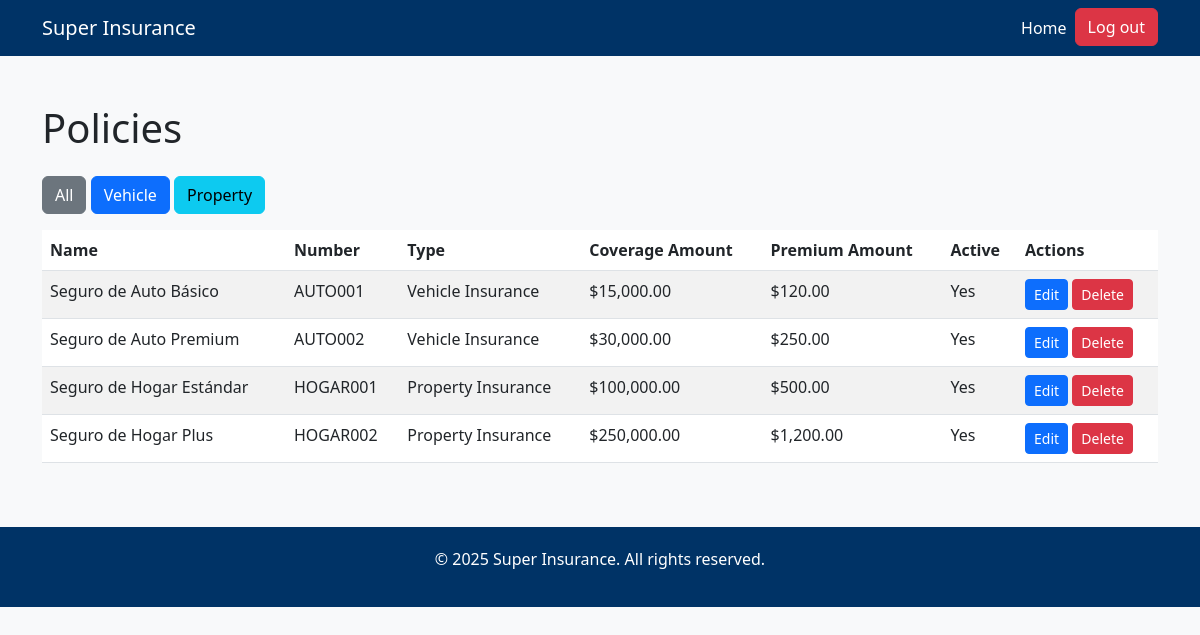
The page /company/policies/ (signed in) on the database its author committed.
### client/models.py (models this page shows, shortened)
class Policy(models.Model):
    POLICY_TYPES = [
        ('vehicle', 'Vehicle Insurance'),
        ('property', 'Property Insurance'),
    ]
    name = models.CharField(max_length=100)
    description = models.TextField()
    policy_number = models.CharField(max_length=50, unique=True)
    policy_type = models.CharField(max_length=20, choices=POLICY_TYPES, default='vehicle')
    coverage_amount = models.DecimalField(max_digits=12, decimal_places=2)
    premium_amount = models.DecimalField(max_digits=10, decimal_places=2)
    monthly_payment = models.DecimalField(max_digits=10, decimal_places=2, default=0.0)
    is_active = models.BooleanField(default=True)
    created_at = models.DateTimeField(auto_now_add=True)

### company/views.py (the view)
# urls.py: path('policies/', views.policies, name="policies"),
@login_required
@user_passes_test(is_admin)
def policies(request):
    policy_type = request.GET.get('policy_type')
    if policy_type:
        policies = Policy.objects.filter(policy_type=policy_type)
    else:
        policies = Policy.objects.all()
    return render(request, 'company/policies.html', {'policies': policies})

### company/views.py (called while the page is built)
def is_admin(user):
    return user.is_superuser

### company/templates/company/policies.html (shortened to what this page needs)
{% extends 'index.html' %}
{% load humanize %}
{% block content %}
<div class="container mt-5">
    <h1 class="mb-4">Policies</h1>
    <div class="mb-3">
        <a href="{% url 'company:policies' %}" class="btn btn-secondary">All</a>
        <a href="{% url 'company:policies' %}?policy_type=vehicle" class="btn btn-primary">Vehicle</a>
        <a href="{% url 'company:policies' %}?policy_type=property" class="btn btn-info">Property</a>
    </div>
    <table class="table table-striped">
        <thead>
            <tr>
                <th>Name</th>
                <th>Number</th>
                <th>Type</th>
                <th>Coverage Amount</th>
                <th>Premium Amount</th>
                <th>Active</th>
                <th>Actions</th>
            </tr>
        </thead>
        <tbody>
            {% for policy in policies %}
            <tr>
                <td>{{ policy.name }}</td>
                <td>{{ policy.policy_number }}</td>
                <td>{{ policy.get_policy_type_display }}</td>
                <td>${{ policy.coverage_amount|intcomma }}</td>
                <td>${{ policy.premium_amount|intcomma }}</td>
                <td>{{ policy.is_active|yesno:"Yes,No" }}</td>
                <td>
                    <a href="{% url 'company:edit_policy' policy.id %}" class="btn btn-primary btn-sm">Edit</a>
                    <a href="{% url 'company:delete_policy' policy.id %}" class="btn btn-danger btn-sm">Delete</a>
                </td>
            </tr>
            {% endfor %}
        </tbody>
    </table>
</div>
{% endblock %}

### templates/index.html (shortened to what this page needs)
<!DOCTYPE html>
<html lang="en">
  <head>
    <link
      href="https://cdn.jsdelivr.net/npm/bootstrap@5.3.0-alpha1/dist/css/bootstrap.min.css"
      rel="stylesheet"
    />
    <link
      rel="stylesheet"
      href="https://cdnjs.cloudflare.com/ajax/libs/font-awesome/6.5.2/css/all.min.css"
    />
  </head>
  <body>
    <nav class="navbar navbar-expand-lg">
      <div class="container">
        {% if request.resolver_match.namespace == 'company' %}
            <a class="navbar-brand" href="{% url 'company:home' %}">Super Insurance</a>
        {% elif request.resolver_match.namespace == 'client' %}
            <a class="navbar-brand" href="{% url 'client:home' %}">Super Insurance</a>
        {% else %}
            <a class="navbar-brand" href="{% url 'home' %}">Super Insurance</a>
        {% endif %}
        <div class="collapse navbar-collapse" id="navbarNav">
          <ul class="navbar-nav ms-auto">
            {% block nav_items %}
              {% if request.resolver_match.url_name != 'home' %}
                {% if request.resolver_match.namespace == 'company' %}
                  <li class="nav-item">
                      <a class="nav-link" href="{% url 'company:home' %}">Home</a>
                  </li>
                {% elif request.resolver_match.namespace == 'client' %}
                    <li class="nav-item">
                        <a class="nav-link" href="{% url 'client:home' %}">Home</a>
                    </li>
                {% else %}
                    <li class="nav-item">
                        <a class="nav-link" href="{% url 'home' %}">Home</a>
                    </li>
                {% endif %}
              {% endif %}
            {% endblock nav_items %} {% if user.is_authenticated %}
            <li class="nav-item">
              <form action="{% url 'users:logout' %}" method="post" class="d-flex">
                <button type="submit" class="btn btn-danger">Log out</button>
              </form>
            </li>
            {% endif %}
          </ul>
        </div>
      </div>
    </nav>
    {% block content %} {% endblock %}
    <footer class="footer mt-5">
      <div class="container">
        <p>&copy; 2025 Super Insurance. All rights reserved.</p>
      </div>
    </footer>
  </body>
</html>

### templates/index.html (style rules this page uses)
body { background-color: #f8f9fa; display: flex; flex-direction: column; min-height: 100vh; }
.navbar { background-color: #003366; }
.navbar-brand, .nav-link { color: #ffffff !important; }
.footer { background-color: #003366; color: white; padding: 20px 0; text-align: center; margin-top: auto; }

### rows shown on the page
Policy: name "Seguro de Auto Básico", policy_number "AUTO001", policy_type "Vehicle Insurance", coverage_amount "15,000.00", premium_amount "120.00", is_active "Yes"
Policy: name "Seguro de Auto Premium", policy_number "AUTO002", policy_type "Vehicle Insurance", coverage_amount "30,000.00", premium_amount "250.00", is_active "Yes"
Policy: name "Seguro de Hogar Estándar", policy_number "HOGAR001", policy_type "Property Insurance", coverage_amount "100,000.00", premium_amount "500.00", is_active "Yes"
Policy: name "Seguro de Hogar Plus", policy_number "HOGAR002", policy_type "Property Insurance", coverage_amount "250,000.00", premium_amount "1,200.00", is_active "Yes"
